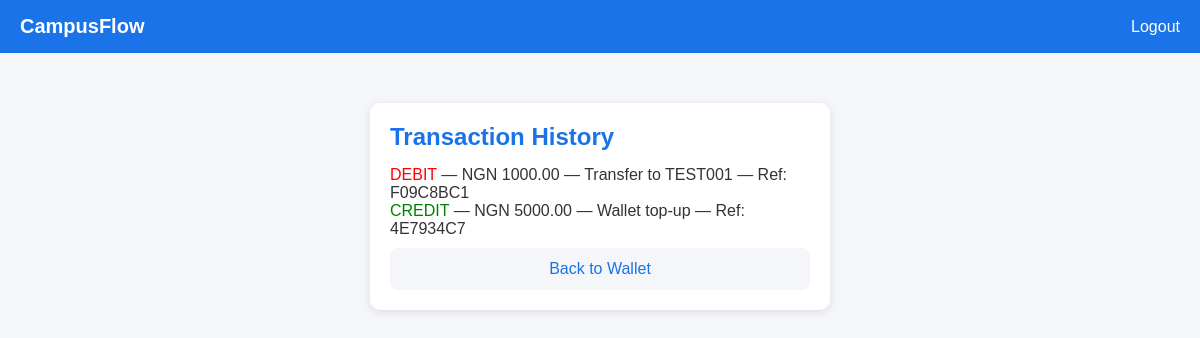
The page /transactions (signed in) on the database its author committed.
### app/models.py (models this page shows)
class Transaction(db.Model):
    __tablename__ = 'transactions'
    id = db.Column(db.Integer, primary_key=True)
    wallet_id = db.Column(db.Integer, db.ForeignKey('wallets.id'))
    transaction_type = db.Column(db.String(50), nullable=False)
    amount = db.Column(db.Numeric(15,2), nullable=False)
    reference = db.Column(db.String(100), unique=True)
    description = db.Column(db.Text)
    counterpart_id = db.Column(db.Integer, db.ForeignKey('students.id'))
    created_at = db.Column(db.DateTime, default=datetime.utcnow)

### app/wallet/routes.py (the view)
@bp.route('/transactions')
@login_required
def transactions():
    w = current_user.wallet
    txns = Transaction.query.filter_by(
        wallet_id=w.id
    ).order_by(Transaction.created_at.desc()).all()
    return render_template('wallet/transactions.html', transactions=txns)

### app/__init__.py (called while the page is built)
def create_app():
    app = Flask(__name__)
    app.config.from_object(Config)
    db.init_app(app)
    login_manager.init_app(app)
    migrate.init_app(app, db)
    login_manager.login_view = 'auth.login'
    from app.models import Student
    @login_manager.user_loader
    def load_user(user_id):
        return Student.query.get(int(user_id))
    from app.auth import bp as auth_bp
    app.register_blueprint(auth_bp)
    from app.wallet import bp as wallet_bp
    app.register_blueprint(wallet_bp)
    from app.identity import bp as identity_bp
    app.register_blueprint(identity_bp)
    from app.admin import bp as admin_bp
    app.register_blueprint(admin_bp)
    return app

### app/templates/wallet/transactions.html
{% extends 'base.html' %}
{% block content %}
<div class="card">
    <h2>Transaction History</h2>
    {% for txn in transactions %}
    <div class="txn">
        <span class="{{ txn.transaction_type }}">
            {{ txn.transaction_type.upper() }}
        </span>
        — NGN {{ txn.amount }}
        — {{ txn.description }}
        — Ref: {{ txn.reference }}
    </div>
    {% else %}
    <p>No transactions yet.</p>
    {% endfor %}
    <a class="btn-link" href="/wallet">Back to Wallet</a>
</div>
{% endblock %}

### app/templates/base.html (style rules this page uses)
* { margin: 0; padding: 0; box-sizing: border-box; }
body { font-family: Arial, sans-serif; background: #f4f6f9; color: #333; }
.card { background: white; border-radius: 10px; padding: 20px; margin-bottom: 20px; box-shadow: 0 2px 8px rgba(0,0,0,0.1); }
.card h2 { margin-bottom: 15px; color: #1a73e8; }
.btn-link { display: block; text-align: center; padding: 12px; background: #f4f6f9; color: #1a73e8; text-decoration: none; border-radius: 8px; margin-top: 10px; }
.credit { color: green; }
.debit { color: red; }

### rows shown on the page
Transaction: transaction_type "DEBIT", amount "1000.00", description "Transfer to TEST001", reference "F09C8BC1"
Transaction: transaction_type "CREDIT", amount "5000.00", description "Wallet top-up", reference "4E7934C7"
